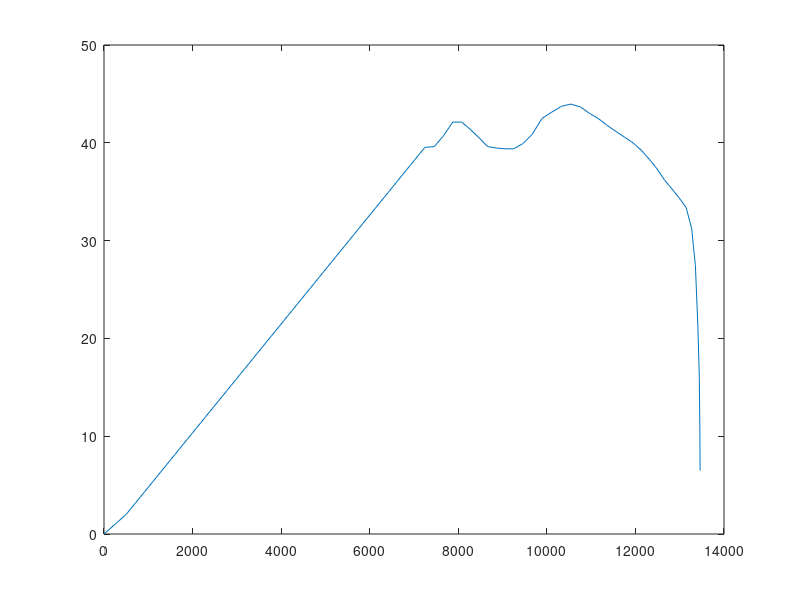

Write the MATLAB code that produced this figure.
function torque_fn = CBR600RR()

% % Rennteam Uni Stuttgart
points = [...
0 0
500	2
7245	39.5333312
7457	39.60708742
7664	40.71343064
7875	42.11479872
8078	42.11479872
8287	41.30348036
8474	40.492162
8665	39.60708742
8868	39.45957499
9054	39.38581877
9248	39.38581877
9454	39.90211228
9669	40.86094307
9889	42.4835798
10114	43.14738573
10333	43.73743545
10540	43.9587041
10759	43.66367924
10966	42.9998733
11162	42.4835798
11371	41.74601765
11562	41.15596793
11759	40.56591821
11950	39.97586849
12133	39.23830634
12320	38.27947555
12490	37.32064475
12665	36.14054531
12830	35.25547074
12986	34.37039616
13142	33.41156536
13269	31.27263513
13354	27.43731195
13410	21.2417899
13442	16.07885485
13455	10.62089495
13460	6.490546914
];

% Karlsruhe
% points = [...
% 0 0
% 500	2
% 6537	34.22288373
% 6677	33.78034644
% 6814	34.00161508
% 6965	34.29663994
% 7107	34.44415237
% 7265	35.25547074
% 7427	37.39440097
% 7579	38.35323176
% 7731	38.13196312
% 7895	37.5419134
% 8060	38.72201284
% 8246	41.45099279
% 8437	43.58992302
% 8634	45.4338284
% 8825	46.54017162
% 9011	46.90895269
% 9209	46.90895269
% 9392	46.76144026
% 9577	46.54017162
% 9766	46.17139054
% 9954	45.50758461
% 10126	44.99129111
% 10308	44.54875382
% 10486	44.32748517
% 10666	44.10621653
% 10841	43.81119167
% 11011	43.29489816
% 11184	42.70484844
% 11341	41.59850522
% 11495	40.27089335
% 11620	38.0582069
% 11713	33.26405293
% 11785	28.02736167
% 11830	21.53681476
% 11862	16.52139214
% 11892	12.02226303
% ];
% 
% % Unicorn Race Engineering
% points = [...
% 0 0
% 500	2
% 5108	41.37723657
% 5194	41.59850522
% 5291	41.96728629
% 5372	42.40982358
% 5466	42.70484844
% 5557	42.9998733
% 5644	43.29489816
% 5741	44.10621653
% 5834	44.62251003
% 5930	44.91753489
% 6018	45.13880354
% 6113	45.4338284
% 6211	46.02387811
% 6305	47.13022134
% 6418	48.08905213
% 6520	48.82661428
% 6623	49.19539536
% 6733	50.00671372
% 6841	50.67051966
% 6948	51.55559423
% 7062	52.21940017
% 7176	52.95696232
% 7289	53.62076825
% 7408	54.65335526
% 7531	55.68594227
% 7652	56.64477306
% 7772	57.23482278
% 7890	57.60360386
% 8005	57.67736007
% 8128	57.60360386
% 8241	57.45609143
% 8356	57.01355414
% 8469	56.12847956
% 8573	54.87462391
% 8681	53.32574339
% 8790	52.29315638
% 8882	51.33432559
% 8996	50.81803209
% 9095	50.15422615
% 9195	49.416664
% 9294	48.67910185
% 9391	47.86778349
% 9486	47.27773377
% 9581	46.54017162
% 9673	46.02387811
% 9765	45.4338284
% 9856	44.69626625
% 9941	44.10621653
% 10023	43.66367924
% 10118	43.14738573
% 10205	42.55733601
% 10289	42.11479872
% 10374	41.524749
% 10455	41.15596793
% 10540	40.56591821
% 10611	39.97586849
% 10696	39.31206256
% 10776	38.79576905
% 10850	38.27947555
% 10919	37.5419134
% 11001	36.80435125
% 11072	36.21430153
% 11145	35.5504956
% 11212	35.03420209
% 11283	34.37039616
% 11348	33.78034644
% 11395	31.05136648
% 11419	22.34813312
% 11443	15.85758621
% 11456	12.02226303
% 11474	10.10460145
% 11482	8.703233361
% ];
% 
% % Technikum Mittweida Motorsport
% points = [...
% 0 0
% 500	2
% 5027	22.27437691
% 5089	23.01193906
% 5158	23.97076985
% 5223	24.92960065
% 5292	26.10970008
% 5372	26.92101845
% 5439	27.6585806
% 5517	28.1748741
% 5591	28.54365518
% 5665	28.83868004
% 5741	28.98619247
% 5814	29.28121733
% 5887	29.50248597
% 5967	29.79751083
% 6047	29.94502326
% 6121	29.87126705
% 6194	29.79751083
% 6275	29.87126705
% 6354	30.24004812
% 6427	30.46131677
% 6505	30.46131677
% 6585	30.24004812
% 6664	30.09253569
% 6740	30.09253569
% 6815	30.09253569
% 6892	30.01877948
% 6970	30.09253569
% 7047	30.16629191
% 7124	30.38756055
% 7202	30.53507298
% 7278	30.60882919
% 7357	30.68258541
% 7440	30.75634162
% 7518	30.68258541
% 7594	30.60882919
% 7672	30.46131677
% 7747	30.16629191
% 7818	29.87126705
% 7890	29.50248597
% 7959	29.1337049
% 8034	28.83868004
% 8106	28.61741139
% 8179	28.46989896
% 8253	28.39614275
% 8321	28.32238653
% 8391	28.1748741
% 8461	27.95360546
% 8531	27.73233681
% 8599	27.58482438
% 8667	27.36355574
% 8741	27.28979952
% 8808	27.21604331
% 8874	27.21604331
% 8945	27.14228709
% 9016	27.06853088
% 9083	27.14228709
% 9153	27.06853088
% 9223	27.06853088
% 9291	26.99477466
% 9360	26.99477466
% 9427	26.99477466
% 9494	26.84726223
% 9559	26.77350602
% 9627	26.77350602
% 9697	26.84726223
% 9764	26.84726223
% 9836	27.06853088
% 9904	27.21604331
% 9974	27.43731195
% 10045	27.73233681
% 10119	28.02736167
% 10195	28.46989896
% 10269	28.83868004
% 10342	29.1337049
% 10414	29.42872976
% 10490	29.57624219
% 10568	29.79751083
% 10644	29.79751083
% 10716	29.72375462
% 10792	29.57624219
% 10867	29.42872976
% 10938	29.28121733
% 11010	29.1337049
% 11085	28.98619247
% 11157	28.69116761
% 11223	28.39614275
% 11297	28.1748741
% 11367	28.10111789
% 11434	28.02736167
% 11508	27.87984924
% 11574	27.36355574
% 11640	26.92101845
% 11707	26.55223737
% 11767	26.10970008
% 11829	24.92960065
% 11890	24.48706336
% 11950	24.63457579
% 12011	24.1920385
% 12067	23.74950121
% 12123	23.15945149
% 12174	21.83183962
% 12222	21.02052125
% 12270	20.13544668
% 12302	17.99651644
% ];
% 
% % Raceyard Kiel
% points = [...
% 0 0
% 500	2
% 7478	50.22798237
% 7660	49.85920129
% 7842	49.19539536
% 8014	48.45783321
% 8192	48.08905213
% 8357	46.90895269
% 8521	45.50758461
% 8669	43.9587041
% 8823	43.22114195
% 8981	42.70484844
% 9138	42.4835798
% 9297	42.40982358
% 9452	42.40982358
% 9620	42.77860466
% 9786	43.51616681
% 9942	44.03246031
% 10099	44.03246031
% 10260	43.81119167
% 10418	43.44241059
% 10578	43.14738573
% 10735	42.63109223
% 10883	42.18855494
% 11039	41.89353008
% 11195	41.74601765
% 11344	41.59850522
% 11489	40.93469928
% 11623	39.90211228
% 11758	38.72201284
% 11888	37.32064475
% 12019	36.0667891
% 12141	35.10795831
% 12255	34.0753713
% 12371	33.1165405
% 12490	32.37897835
% 12591	31.19887891
% 12669	28.10111789
% 12729	23.60198878
% 12780	19.47164074
% 12836	17.18519808
% 12885	15.63631756
% 12930	14.38246191
% 12968	13.27611869
% 12995	11.80099439
% ];
% 
% % Eleven O Six Racing
% points = [...
% 0 0
% 500	2
% 6703	13.64489976
% 6784	14.75124299
% 6871	16.44763593
% 6968	18.2915413
% 7057	19.39788453
% 7156	19.69290939
% 7254	20.28295911
% 7353	21.09427747
% 7440	21.53681476
% 7537	21.02052125
% 7619	20.65174018
% 7710	19.47164074
% 7799	19.17661588
% 7888	19.84042182
% 7974	19.7666656
% 8051	18.51280995
% 8121	17.84900401
% 8211	17.92276023
% 8285	17.99651644
% 8364	17.7752478
% 8461	18.07027266
% 8553	19.47164074
% 8654	20.79925261
% 8750	21.53681476
% 8851	21.97935205
% 8952	21.83183962
% 9057	22.42188934
% 9161	22.79067041
% 9253	22.20062069
% 9353	21.97935205
% 9436	20.57798396
% 9533	20.13544668
% 9617	20.06169046
% 9705	19.84042182
% 9787	19.39788453
% 9868	19.02910345
% 9960	19.02910345
% 10039	19.02910345
% 10132	19.02910345
% 10222	19.2503721
% 10309	19.54539696
% 10397	19.54539696
% 10478	19.39788453
% 10565	19.02910345
% 10636	18.43905373
% 10727	18.07027266
% 10811	18.58656616
% 10889	18.73407859
% 10953	17.7752478
% 11027	16.96392943
% 11090	16.22636728
% 11165	15.63631756
% 11244	15.85758621
% 11319	16.59514836
% 11392	16.66890457
% 11451	16.22636728
% 11520	15.48880513
% 11589	15.48880513
% 11652	15.48880513
% 11728	15.12002406
% 11789	15.04626785
% 11852	14.97251163
% 11914	14.52997434
% 11962	13.49738733
% 12021	12.8335814
% 12080	13.05485004
% 12137	13.05485004
% 12196	13.12860626
% 12249	13.20236247
% 12298	12.68606897
% 12347	11.65348196
% 12394	11.21094467
% 12442	11.06343224
% 12476	10.54713873
% 12519	9.367039296
% 12567	9.662064156
% 12604	10.10460145
% 12649	9.73582037
% 12691	9.73582037
% 12728	9.588307941
% 12764	9.145770651
% 12803	8.555720932
% 12829	8.260696072
% 12863	7.670646352
% 12894	7.523133923
% 12916	7.228109063
% 12940	6.638059343
% 12955	5.457959905
% 12968	4.572885326
% ];
% 
% % Racetech
% points = [...
% 0	0
% 5170	24.708332
% 5305	28.10111789
% 5436	29.72375462
% 5572	31.27263513
% 5696	31.93644106
% 5832	32.15770971
% 5966	32.45273457
% 6101	32.52649078
% 6236	32.52649078
% 6370	32.52649078
% 6498	32.52649078
% 6623	32.30522214
% 6746	31.86268485
% 6870	31.56765999
% 7006	31.42014756
% 7133	31.49390377
% 7253	31.34639134
% 7385	31.05136648
% 7504	30.75634162
% 7631	30.60882919
% 7758	30.46131677
% 7877	30.46131677
% 8002	30.38756055
% 8120	30.24004812
% 8246	30.09253569
% 8366	29.94502326
% 8488	29.87126705
% 8610	29.94502326
% 8735	30.24004812
% 8867	30.75634162
% 8996	31.34639134
% 9129	31.78892863
% 9264	32.15770971
% 9394	32.45273457
% 9527	32.52649078
% 9655	32.37897835
% 9784	32.08395349
% 9908	31.78892863
% 10038	31.56765999
% 10160	31.34639134
% 10286	30.97761027
% 10411	30.60882919
% 10522	30.16629191
% 10638	29.72375462
% 10753	29.35497354
% 10876	28.91243625
% 10986	28.46989896
% 11092	27.95360546
% 11201	27.51106817
% 11305	27.06853088
% 11415	26.77350602
% 11519	26.47848116
% 11621	25.88843144
% 11717	25.37213794
% 11816	24.78208822
% 11910	24.33955093
% 12004	23.82325742
% 12095	23.30696392
% 12150	21.90559583
% 12183	17.11144186
% 12205	11.8747506
% 12212	8.113183642
% ];
% 
% 
% WHZ Racing Team
%{
points = [...
0 0
500	2
6131	36.87810746
6269	37.5419134
6410	38.50074419
6537	39.09079391
6671	38.79576905
6823	38.35323176
6947	37.68942583
7086	36.80435125
7200	36.5830826
7335	36.5830826
7479	36.65683882
7597	36.73059503
7745	36.87810746
7876	37.68942583
8043	39.38581877
8202	41.524749
8366	43.58992302
8519	45.06504732
8685	45.58134083
8863	45.72885326
9026	45.4338284
9175	44.84377868
9306	43.66367924
9456	42.70484844
9620	41.89353008
9749	41.524749
9901	41.59850522
10058	41.96728629
10214	42.4835798
10387	42.9998733
10530	43.07362952
10679	42.85236087
10826	42.18855494
10983	41.30348036
11106	40.41840578
11245	39.38581877
11374	38.13196312
11497	37.02561989
11609	35.25547074
11641	28.69116761
11656	19.39788453
11665	10.91591981
11668	5.605472335
];
%}
RPM = transpose(points(:,1));
TQ = transpose(points(:,2));

torque_fn = [RPM; TQ];

plot(RPM, TQ);
